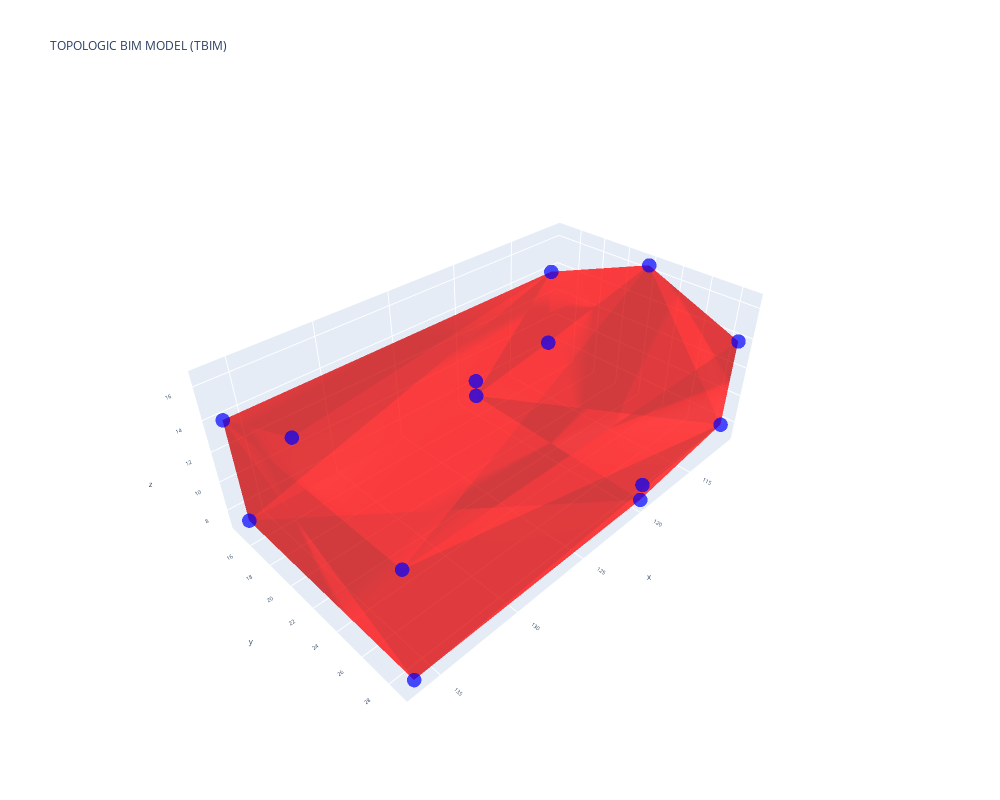

The code cell stored with this chart in its notebook:
### Code cell
vertices_file = path / 'vertices.txt'

vertices = ut.read_vertices(vertices_file) 
vertices *= 1e-3 
print(f"Loaded {len(vertices)} vertices.")

hull = ConvexHull(vertices)
faces = hull.simplices.tolist()  

volume = ut.compute_volume(vertices, faces)
print(f"Computed volume: {volume:.2f} m³")

plot = True
plot2 = False

if plot:
    ut.plot_solid(vertices, faces)

if plot2:

    if mesh.vertices.shape[0] > 0 and mesh.faces.shape[0] > 0:
        print("Mesh loaded: Valid")
    else:
        print("Mesh loaded: Invalid")

    print("Vertices:")
    print(mesh.vertices)  
    print("\nFaces:")
    print(mesh.faces) 

    mesh.vertices *= 1e-3  # Scale all the coordinates by 10^-3

    # Ensure that faces are properly formatted for Plotly
    faces = mesh.faces

    # Extract the X, Y, Z coordinates from the vertices
    x, y, z = mesh.vertices.T  # Transpose to get X, Y, Z in separate arrays

    # Create a Plotly mesh trace for the mesh
    mesh_trace = go.Mesh3d(
        x=x, y=y, z=z,
        i=faces[:, 0],  # Indices of the first vertex of each triangle
        j=faces[:, 1],  # Indices of the second vertex of each triangle
        k=faces[:, 2],  # Indices of the third vertex of each triangle
        color='red',  # Set mesh color to red
        opacity=0.5,  # Optional: Set opacity to make it more transparent
        name='Mesh'
    )

    # Read the .las point cloud file
    name = 'Theatre'
    path = Path(os.getcwd()).parents[0] / 'data'
    pcd_input_path = path / f'{name}'
    file_name = pcd_input_path / f'{name}.las'

    # Initialize an empty list for traces
    traces = [mesh_trace]  # Start with the mesh trace

    # Read LAS file data if it exists
    if file_name.exists():
        las_data = laspy.read(file_name)
        # Get the XYZ coordinates from the LAS file
        x_points = las_data.x
        y_points = las_data.y
        z_points = las_data.z

        # Check how many points are in the point cloud
        print(f"Number of points in point cloud: {len(x_points)}")

        # Optional: Scale point cloud data by 10^-3 if it's on a different scale
        x_points *= 1e-3
        y_points *= 1e-3
        z_points *= 1e-3

        # Create a Plotly scatter trace for the point cloud with larger markers
        point_cloud_trace = go.Scatter3d(
            x=x_points, y=y_points, z=z_points,
            mode='markers',
            marker=dict(size=5, color='blue', opacity=0.7),  # Increase size and set opacity
            name='Point Cloud'
        )

        # Add point cloud trace to the traces list
        traces.append(point_cloud_trace)
    else:
        print(f"LAS file not found at {file_name}")

    # Create a layout for the Plotly figure with adjusted camera view, smaller font, and larger plot
    layout = go.Layout(
        scene=dict(
            xaxis=dict(
                title='x',
                titlefont=dict(size=8),  # Smaller font for axis title
                tickfont=dict(size=8)  # Smaller font for tick labels
            ),
            yaxis=dict(
                title='y',
                titlefont=dict(size=8),  # Smaller font for axis title
                tickfont=dict(size=8)  # Smaller font for tick labels
            ),
            zaxis=dict(
                title='z',
                titlefont=dict(size=8),  # Smaller font for axis title
                tickfont=dict(size=8)  # Smaller font for tick labels
            ),
            # Optional: Adjust the camera view to zoom out and fit both mesh and point cloud
            camera=dict(
                eye=dict(x=1.5, y=1.5, z=1.5)
            ),
        ),
        title="TOPOLOGIC BIM MODEL (TBIM)",
        titlefont=dict(size=12),  # Smaller font for the main title
        width=1000,  # Increase the width of the plot
        height=800,  # Increase the height of the plot
    )

    # Create the Plotly figure with all traces
    fig = go.Figure(data=traces, layout=layout)

    # Show the plot
    fig.show()

### Figure 1 — Plotly figure (JSON) as saved in the notebook; plotly's stock layout.template omitted (floating-point values rounded to 4 significant figures)
{"data": [{"color": "red", "i": [11, 9, 3, 0, 0, 7, 7, 7, 10, 10, 10, 10, 9, 9, 7, 7, 7, 10, 10, 10], "j": [8, 5, 5, 4, 8, 13, 0, 0, 3, 3, 13, 11, 4, 4, 4, 3, 3, 9, 11, 9], "k": [1, 12, 12, 8, 1, 1, 1, 4, 13, 5, 1, 1, 12, 8, 12, 12, 13, 8, 8, 5], "name": "Solid", "opacity": 0.5, "type": "mesh3d", "x": [136.1, 111.1, 118.8, 118.8, 136.1, 119.5, 119.5, 111.5, 136.1, 136.1, 111.3, 111.2, 136.1, 111.5], "y": [21.68, 22.08, 14.54, 14.54, 14.54, 28.81, 28.81, 14.54, 28.81, 28.81, 28.81, 28.81, 14.54, 14.54], "z": [16.6, 16.6, 8.217, 7.015, 13.84, 6.996, 8.12, 13.84, 14.03, 6.996, 8.051, 14.03, 6.975, 8.217]}, {"marker": {"color": "blue", "opacity": 0.7, "size": 5}, "mode": "markers", "name": "Point Cloud", "type": "scatter3d", "x": [136.1, 111.1, 118.8, 118.8, 136.1, 119.5, 119.5, 111.5, 136.1, 136.1, 111.3, 111.2, 136.1, 111.5], "y": [21.68, 22.08, 14.54, 14.54, 14.54, 28.81, 28.81, 14.54, 28.81, 28.81, 28.81, 28.81, 14.54, 14.54], "z": [16.6, 16.6, 8.217, 7.015, 13.84, 6.996, 8.12, 13.84, 14.03, 6.996, 8.051, 14.03, 6.975, 8.217]}], "layout": {"height": 800, "scene": {"camera": {"eye": {"x": 1.5, "y": 1.5, "z": 1.5}}, "xaxis": {"tickfont": {"size": 8}, "title": {"font": {"size": 8}, "text": "x"}}, "yaxis": {"tickfont": {"size": 8}, "title": {"font": {"size": 8}, "text": "y"}}, "zaxis": {"tickfont": {"size": 8}, "title": {"font": {"size": 8}, "text": "z"}}}, "title": {"font": {"size": 12}, "text": "TOPOLOGIC BIM MODEL (TBIM)"}, "width": 1000}}
